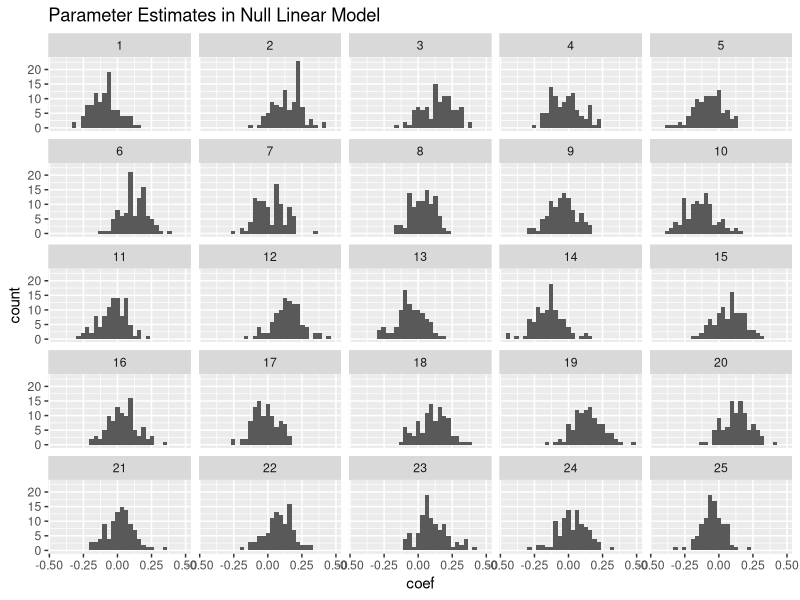
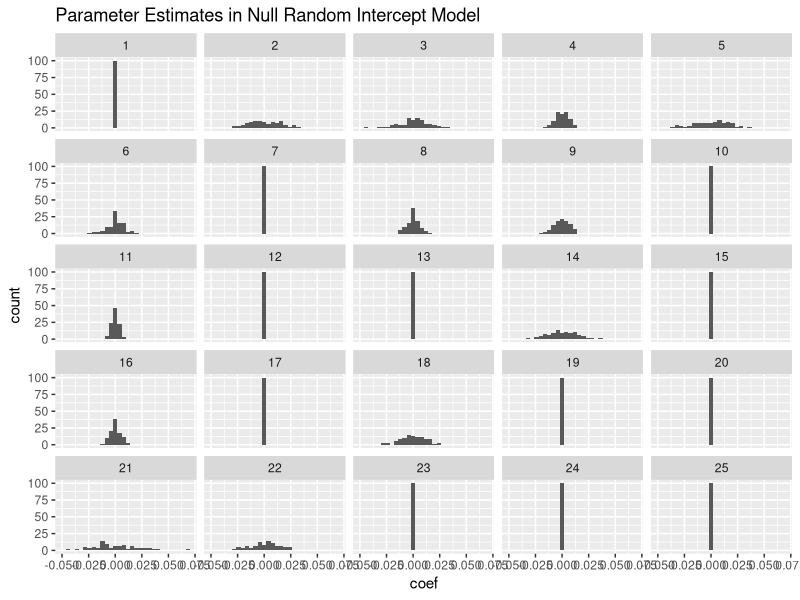
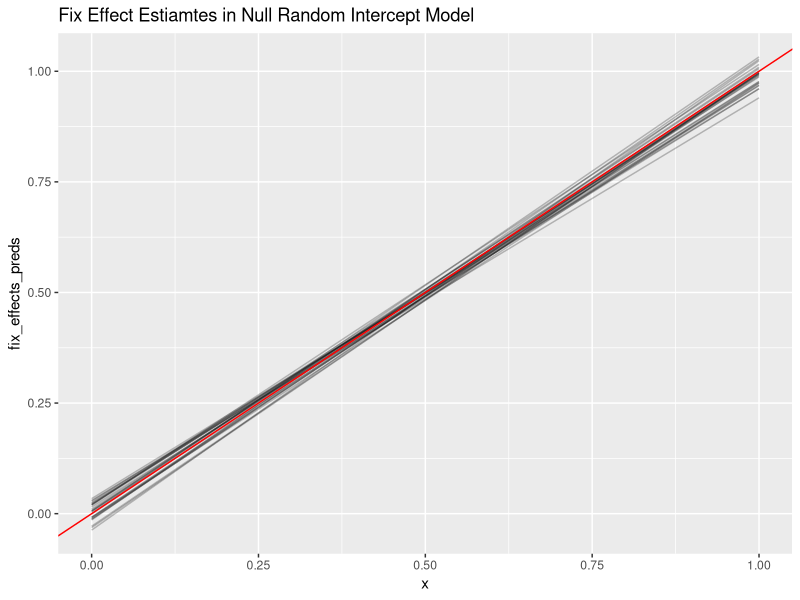
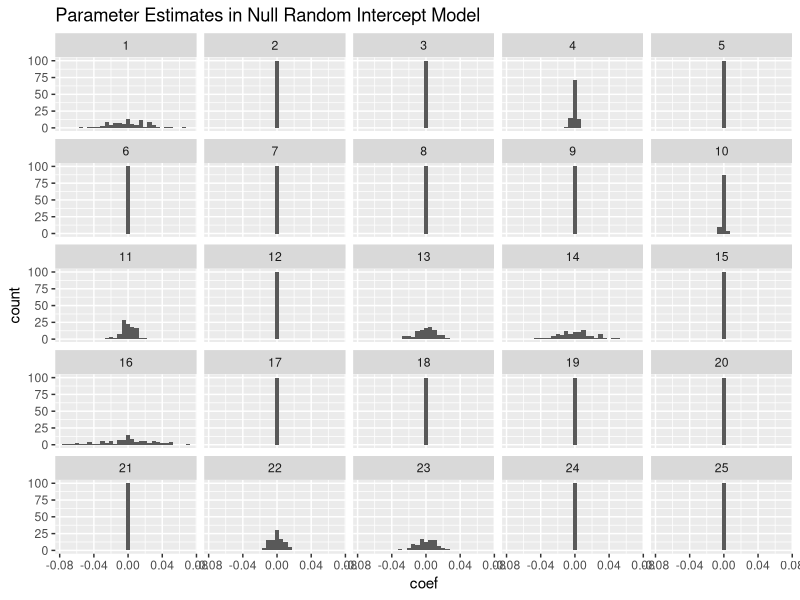

Reproduce these figures in R, in order.
library(lme4)
library(arm)
library(ggplot2)
library(reshape2)

# Basic random intercept only example, shows how random intercept models control
# for variation

# X and Y are totally independent
estiamte_lm_random_classes <- function(N, N_classes) {
  X <- factor(sample(1:N_classes, N, replace=TRUE))
  y <- rnorm(N)
  # Linear model gives a wide range of parameter estiamtes to the factors
  M <- lm(y ~ X)
  coef(M)
}

replicate_models <- function(N, N_classes, estimator, N_replicates) {
  model_coefs <- replicate(N_replicates, estimator(N, N_classes))
  model_coefs_melted <- data.frame(
    model_id = rep(1:N_replicates, each=N_classes),
    coef = as.vector(model_coefs)
  )
  model_coefs_melted
}

model_coefs_melted <- replicate_models(10000, 100, estiamte_lm_random_classes, 25)
ggplot(data=model_coefs_melted, aes(x=coef)) +
  geom_histogram() +
  facet_wrap(~model_id) +
  labs(title="Parameter Estimates in Null Linear Model")

# Estimate a linear mixed effects model instead
estiamte_lmer_random_classes <- function(N, N_classes) {
  df <- data.frame(
    x = factor(sample(1:N_classes, N, replace=TRUE)),
    y = rnorm(N)
  )
  # Linear model gives a wide range of parameter estiamtes to the factors
  M <- lmer(y ~ (1 | x), data = df)
  ranef(M)$x[, 1] # Dont include intercept
}

model_coefs_melted <- replicate_models(10000, 100,
                                      estiamte_lmer_random_classes, 25)
ggplot(data=model_coefs_melted, aes(x=coef)) +
  geom_histogram() +
  facet_wrap(~model_id) +
  labs(title="Parameter Estimates in Null Random Intercept Model")

# You can also estiamte a lmer model with fixed effects
estimate_lmer_with_fixed <- function(N, N_classes) {
  df <- data.frame(
    t = runif(N),
    x = factor(sample(1:N_classes, N, replace=TRUE))
  )
  df$y <- df$t + rnorm(N)
  M <- lmer(y ~ t + (1 | x), data = df)
  M
}


set.seed(154)
N_replicates <- 25
N_classes <- 100
lmers_fixed_effects <- replicate(N_replicates,
                                 fixef(estimate_lmer_with_fixed(10000, N_classes)))

# Evaluate the fixed effects part of the model on a grid of points on [0, 1]
N_grid_points <- 4
grid_matrix <- cbind(rep(1, N_grid_points), seq(0, 1, length = N_grid_points))
fixef_preds <- grid_matrix %*% lmers_fixed_effects
fixef_preds_melted <- data.frame(
  model_id = factor(rep(1:N_replicates, each = N_grid_points)),
  x = rep(seq(0, 1, length = N_grid_points), N_replicates),
  fix_effects_preds = as.vector(fixef_preds)
)

ggplot(data = fixef_preds_melted, aes(x = x, y = fix_effects_preds)) +
  geom_line(aes(group = model_id), alpha = .25) +
  geom_abline(intercept = 0, slope = 1, color="red") +
  labs(title="Fix Effect Estiamtes in Null Random Intercept Model")


# Plot the random effect distribution from the same model
set.seed(154)
lmers_rand_effects <- replicate(
  N_replicates,
  ranef(estimate_lmer_with_fixed(10000, N_classes))$x[,1]
)
rand_effects_melted <- data.frame(
  model_id = rep(1:N_replicates, each = N_classes),
  coef = as.vector(lmers_rand_effects)
)
ggplot(data=rand_effects_melted, aes(x=coef)) +
  geom_histogram() +
  facet_wrap(~model_id) +
  labs(title="Parameter Estimates in Null Random Intercept Model")
